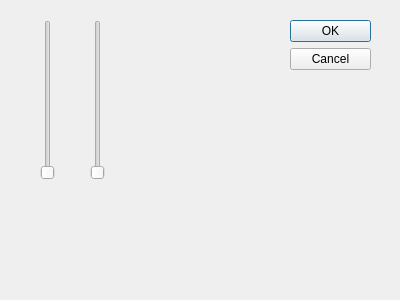
<?xml version="1.0" encoding="UTF-8"?>
<ui version="4.0">
 <class>Dialog</class>
 <widget class="QDialog" name="Dialog">
  <property name="geometry">
   <rect>
    <x>0</x>
    <y>0</y>
    <width>400</width>
    <height>300</height>
   </rect>
  </property>
  <property name="windowTitle">
   <string>Dialog</string>
  </property>
  <widget class="QDialogButtonBox" name="buttonBox">
   <property name="geometry">
    <rect>
     <x>290</x>
     <y>20</y>
     <width>81</width>
     <height>241</height>
    </rect>
   </property>
   <property name="orientation">
    <enum>Qt::Vertical</enum>
   </property>
   <property name="standardButtons">
    <set>QDialogButtonBox::Cancel|QDialogButtonBox::Ok</set>
   </property>
  </widget>
  <widget class="QSlider" name="BrightnessSlider">
   <property name="geometry">
    <rect>
     <x>40</x>
     <y>20</y>
     <width>16</width>
     <height>160</height>
    </rect>
   </property>
   <property name="orientation">
    <enum>Qt::Vertical</enum>
   </property>
  </widget>
  <widget class="QSlider" name="verticalSlider_2">
   <property name="geometry">
    <rect>
     <x>90</x>
     <y>20</y>
     <width>16</width>
     <height>160</height>
    </rect>
   </property>
   <property name="orientation">
    <enum>Qt::Vertical</enum>
   </property>
  </widget>
 </widget>
 <resources/>
 <connections>
  <connection>
   <sender>buttonBox</sender>
   <signal>accepted()</signal>
   <receiver>Dialog</receiver>
   <slot>accept()</slot>
   <hints>
    <hint type="sourcelabel">
     <x>248</x>
     <y>254</y>
    </hint>
    <hint type="destinationlabel">
     <x>157</x>
     <y>274</y>
    </hint>
   </hints>
  </connection>
  <connection>
   <sender>buttonBox</sender>
   <signal>rejected()</signal>
   <receiver>Dialog</receiver>
   <slot>reject()</slot>
   <hints>
    <hint type="sourcelabel">
     <x>316</x>
     <y>260</y>
    </hint>
    <hint type="destinationlabel">
     <x>286</x>
     <y>274</y>
    </hint>
   </hints>
  </connection>
 </connections>
</ui>
